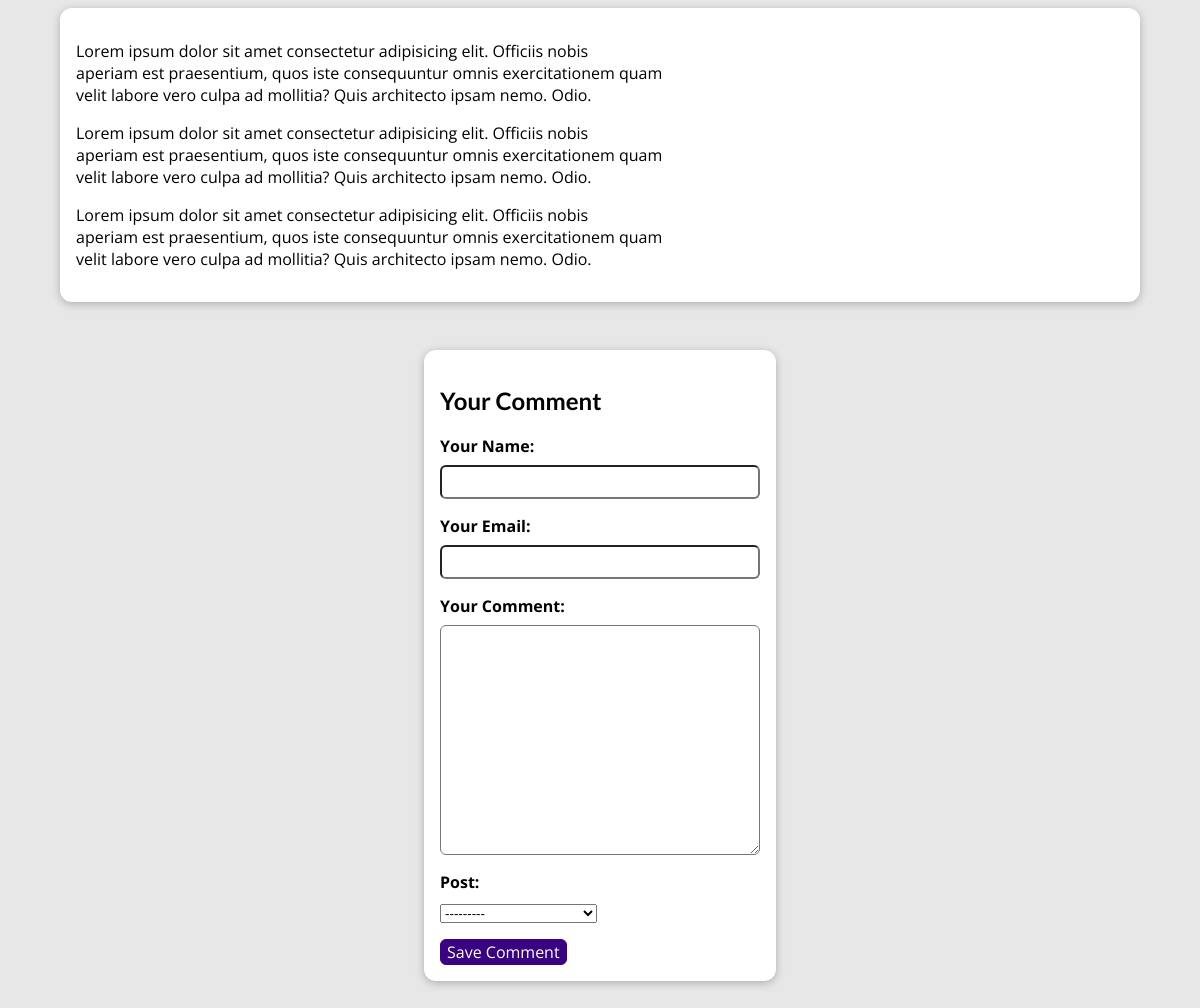
Page /posts/nature-at-its-best (lower part) on the earlier database version.
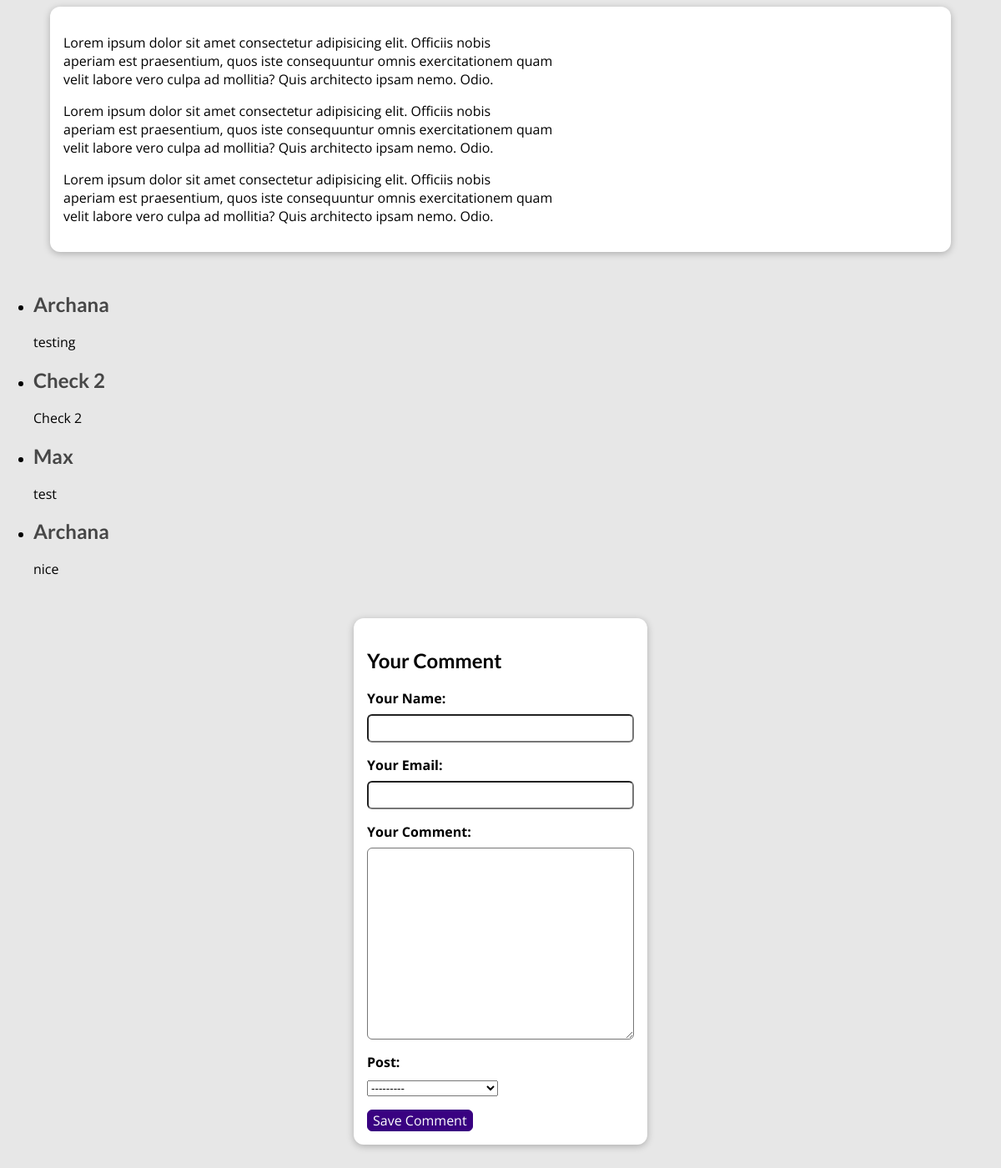
Same page on the later database version.
### blog/models.py (models this page shows)
class Post(models.Model):
    title = models.CharField(max_length=150)
    excerpt = models.CharField(max_length=200)
    image =models.ImageField(upload_to="posts", null=True)
    date = models.DateField(auto_now =True)
    slug = models.SlugField(unique=True,db_index=True)
    content = models.TextField(validators=[MinLengthValidator(10)])
    author = models.ForeignKey(
        Author,on_delete=models.SET_NULL,null=True,related_name="posts")
    tags = models.ManyToManyField(Tag)
    def __str__(self):
        return self.title

class Comment(models.Model):
    user_name = models.CharField(max_length=150)
    user_email = models.EmailField()
    text = models.TextField(max_length=400)
    post = models.ForeignKey(
        Post,on_delete=models.CASCADE,related_name="comments")

### blog/views.py (the view)
# urls.py: path("posts/<slug:slug>", views.SinglePostView.as_view(), name="post-detail-page"),  # /posts/my-first-post
class SinglePostView(View):
    template_name = "blog/post-detail.html"
    model= Post
    def get(self,request,slug):
        post = Post.objects.get(slug=slug)
        context = {
            "post":post,
            "post_tags":post.tags.all,
            "comment_form": CommentForm(),
            "comments": post.comments.all().order_by("-id")
        }
        return render(request,"blog/post-detail.html", context)
    def post(self,request,slug):
        comment_form = CommentForm(request.POST)
        post = Post.objects.get(slug=slug)
        if comment_form.is_valid():
            comment = comment_form.save(commit=False)
            comment.post = post
            comment.save()
            return HttpResponseRedirect(reverse("post-detail-page", args = [slug] ))
        context ={
            "post":post,
            "post_tags":post.tags.all(),
            "comment_form":comment_form,
            "comments":post.comments.all()
        }
        return render(request,"blog/post-detail.html", context)

### blog/forms.py
class CommentForm(forms.ModelForm):
    class Meta:
        model = Comment
        exclude = ["Post"]
        labels = {
            "user_name":"Your Name",
            "user_email":"Your Email",
            "text":"Your Comment"
        }

### blog/models.py (called while the page is built)
    def full_name(self):
        return f"{self.first_name} {self.last_name}"

    def __str__(self):
        return self.full_name()

### blog/templates/blog/post-detail.html (shortened to what this page needs)
{% extends 'base.html' %}
{% load static %}
{% block css_files %}
<link rel="stylesheet" href ="{% static "blog/post-detail.css" %}" />
{% endblock  %}
{% block content %}
   <main>
    {{ post.content|linebreaks }}
   </main>
   <section id="comments">
    <ul>
        {% for comment in comments %}
        <li>
            <h2>{{ comment.user_name }}</h2>
            <p>{{ comment.text|linebreaks }}</p>
        </li>
        {% endfor %}
    </ul>
   </section>
   <section id="comment-form">
    <h2>Your Comment</h2>
    <form action="{% url "post-detail-page" post.slug %}" method= POST>
        {% for form_field in comment_form%}
        <div class="form-control {% if form_field.errors %}invalid{% endif %} ">
            {{ form_field.label_tag }}
            {{ form_field }}
        </div>
        {% endfor %}
        <button>Save Comment</button>
    </form>
    </section>
{% endblock  %}

### templates/base.html (shortened to what this page needs)
{% load static %}
<!DOCTYPE html>
<html lang="en">
<head>
    <linK rel="stylesheet" href="{% static "app.css" %}" />
    {% block css_files %}{% endblock %}
</head>
<body>
    {% block content %}
    {% endblock  %}
</body>
</html>

### static/app.css (style rules this page uses)
* { box-sizing: border-box; }
html { font-family: 'Open Sans', 'Lato', sans-serif; }
body { margin: 0; }
h1, h2, h3 { font-family: 'Lato', sans-serif; font-weight: bold; }

### blog/static/blog/post-detail.css (style rules this page uses)
body { background-color: #e7e7e7; }
main { width: 90%; max-width: 90rem; margin: 3rem auto; background-color: white; padding: 1rem; border-radius: 12px; box-shadow: 0 2px 8px rgba(0, 0, 0, 0.25); }
#comment-form { margin: 3rem auto; width: 90%; max-width: 22rem; border-radius: 12px; background-color: rgb(255, 255, 255); box-shadow: 0 2px 8px rgba(0,0,0, 0.25); padding: 1rem; }
.form-control { margin-bottom:1rem; }
#comment-form button { font:inherit; background-color: #390281; color: white; border: 1px solid #390281; padding: 0.5rem,1.5rem; border-radius: 6px; cursor: pointer; }
.form-control label { font-weight: bold; margin-bottom: 0.5rem; display: block; }
.form-control input, .form-control textarea { display: block; width: 100%; max-width: 100%; font:inherit; padding:0.25rem; border-radius: 6px; }
#comments h2 { color:#464646; }

Differences in the rows shown:
added Comment: user_name "Archana", text "testing"
added Comment: user_name "Check 2", text "Check 2"
added Comment: user_name "Max", text "test"
added Comment: user_name "Archana", text "nice"
